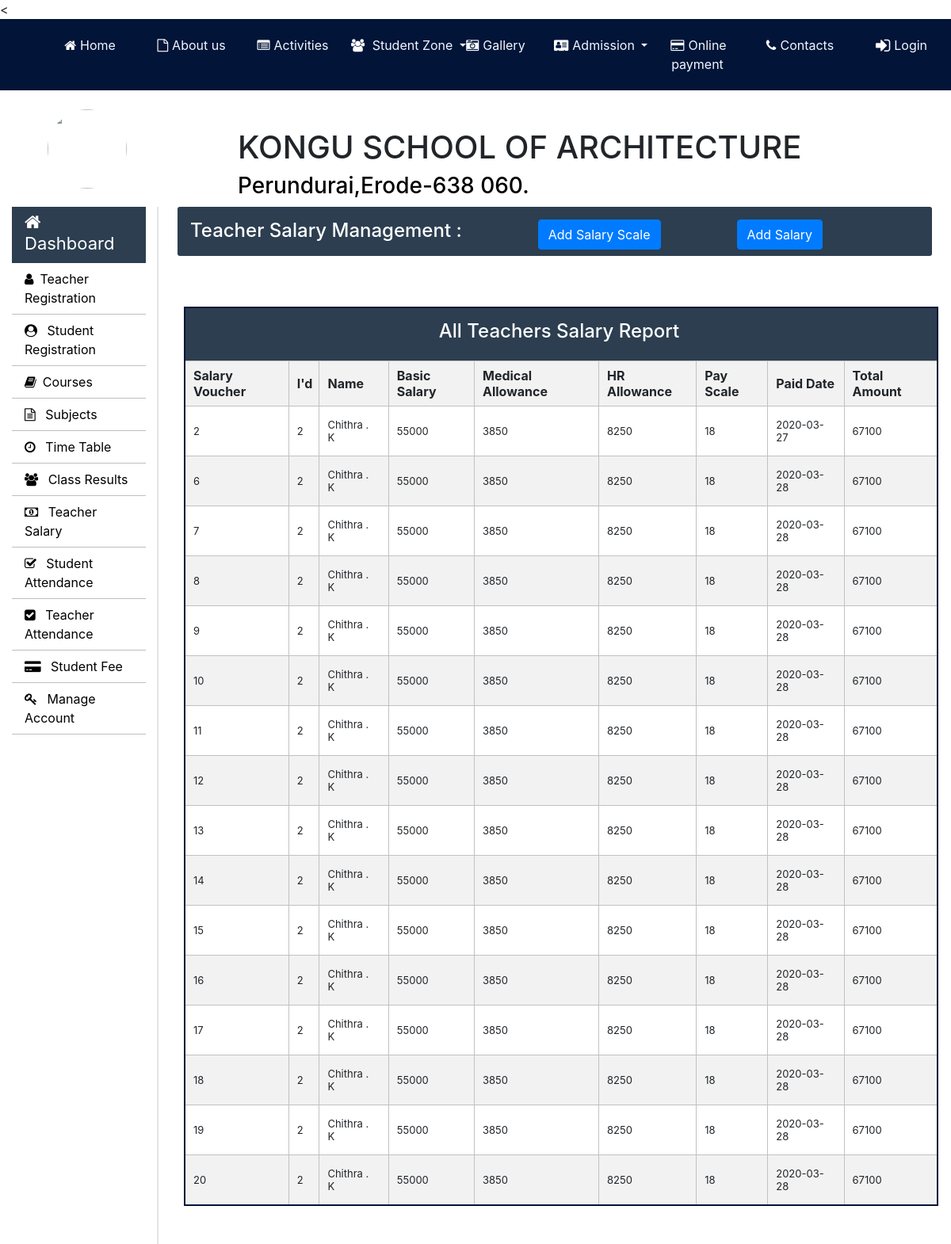
Screenshot of /Admin/teacher-salary.php (signed in) with the database file from the repository.
### tables this page shows
CREATE TABLE `teacher_salary_allowances` (
  `teacher_id` int(11) NOT NULL,
  `basic_salary` int(11) NOT NULL,
  `medical_allowance` int(11) NOT NULL,
  `hr_allowance` int(11) NOT NULL,
  `scale` int(11) NOT NULL
);

CREATE TABLE `teacher_salary_report` (
  `salary_id` int(11) NOT NULL,
  `teacher_id` int(11) NOT NULL,
  `total_amount` int(11) NOT NULL,
  `status` varchar(11) NOT NULL,
  `paid_date` timestamp NOT NULL DEFAULT current_timestamp() ON UPDATE current_timestamp()
);

CREATE TABLE `teacher_info` (
  `teacher_id` int(11) NOT NULL,
  `first_name` varchar(30) NOT NULL,
  `middle_name` varchar(30) NOT NULL,
  `last_name` varchar(30) NOT NULL,
  `father_name` varchar(50) NOT NULL,
  `email` varchar(30) NOT NULL,
  `phone_no` varchar(11) NOT NULL,
  `profile_image` blob NOT NULL,
  `teacher_status` varchar(10) NOT NULL,
  `marital_status` varchar(10) NOT NULL,
  `aadhar` varchar(15) NOT NULL,
  `dob` varchar(15) NOT NULL,
  `other_phone` int(11) NOT NULL,
  `gender` varchar(10) NOT NULL,
  `permanent_address` varchar(100) NOT NULL,
  `current_address` varchar(100) NOT NULL,
  `place_of_birth` varchar(50) NOT NULL,
  `matric_complition_date` varchar(10) NOT NULL,
  `matric_awarded_date` varchar(10) NOT NULL,
  `matric_certificate` varchar(100) NOT NULL,
  `ba_complition_date` varchar(10) NOT NULL,
  `ba_awarded_date` varchar(10) NOT NULL,
  `ba_certificate` varchar(100) NOT NULL,
  `ma_complition_date` varchar(10) NOT NULL,
  `ma_awarded_date` varchar(100) NOT NULL,
  `ma_certificate` varchar(101) NOT NULL,
  `last_qualification` varchar(20) NOT NULL,
  `state` varchar(20) NOT NULL,
  `hire_date` varchar(10) NOT NULL
);

### Admin/teacher-salary.php (the view, shortened to what this page needs)
<?php
		require_once "../connection/connection.php";
	?>
<!doctype html>
<html lang="en">
	<head>
	</head>
	<body>
		<?php include('../common/common-header.php') ?>
		<?php include('../common/admin-sidebar.php') ?>
		<main role="main" class="col-xl-10 col-lg-9 col-md-8 ml-sm-auto px-md-4 w-100">
			<div class="sub-main">
				<div class="text-center d-flex flex-wrap flex-md-nowrap pt-3 pb-2 mb-3 text-white admin-dashboard pl-3">
					<div class="d-flex">
						<h4 class="mr-5">Teacher Salary Management :</h4>
						<button type="button" class="btn btn-primary ml-5 mr-5" data-toggle="modal" data-target=".bd-example-modal-lg">Add Salary Scale</button>
						<button type="button" class="btn btn-primary ml-5" data-toggle="modal" data-target=".add_salary">Add Salary</button>
					</div>
				</div>
				<div class="row">
					<div class="col-md-12 ml-2">
						<section class=" mt-3">
							<div class="row">
								<div class="col-md-8"></div>
								<div class="col-md-3 ml-5 ">
									<div class="col-md-12 pt-3 ml-5">
									</div>
								</div>
							</div>
							<div class="row">
								<div class="col-md-8"></div>
								<div class="col-md-3 ml-5 ">
									<div class="col-md-12 pt-3 ml-5">
									</div>
								</div>
							</div>
							<div class="row">
								<div class="col-md-12">
									<table class="w-100 table-elements table-three-tr" cellpadding="3">
										<tr class="table-tr-head table-three text-white">
											<td colspan="9" class=" text-center text-white"><h4>All Teachers Salary Report</h4></td>
										</tr>
										<tr class="table-tr-head">
											<th>Salary Voucher</th>
											<th>I'd</th>
											<th>Name</th>
											<th>Basic Salary</th>
											<th>Medical Allowance</th>
											<th>HR Allowance</th>
											<th>Pay Scale</th>
											<th>Paid Date</th>
											<th>Total Amount</th>
										</tr>
										<?php
											$query="select tsr.teacher_id,ti.first_name,middle_name,last_name,salary_id,basic_salary,medical_allowance,hr_allowance,scale,Date(paid_date) as paid_date,total_amount from teacher_salary_allowances tsa inner join teacher_salary_report tsr on tsa.teacher_id=tsr.teacher_id inner join teacher_info ti on ti.teacher_id=tsr.teacher_id";
											$run=mysqli_query($con,$query);
											while ($row=mysqli_fetch_array($run)) { ?>
												<tr>
													<td><?php echo $row['salary_id'] ?></td>
													<td><?php echo $row['teacher_id'] ?></td>
													<td><?php echo $row["first_name"]." ".$row["middle_name"]." ".$row["last_name"] ?></td>
													<td><?php echo $row['basic_salary'] ?></td>
													<td><?php echo ($row['basic_salary']*$row['medical_allowance']/100) ?></td>
													<td><?php echo ($row['basic_salary']*$row['hr_allowance']/100) ?></td>
													<td><?php echo $row['scale'] ?></td>
													<td><?php echo $row['paid_date'] ?></td>
													<td><?php echo $row['total_amount'] ?></td>
												</tr>
											<?php
											}
										?>
									</table>
								</div>
							</div>
						</section>
					</div>
				</div>
			</div>
		</main>
	</body>
</html>

### css/style.css (style rules this page uses)
table { border-collapse:collapse; border-spacing: 0; width: 100%; border: 2px solid rgb(2, 20, 56); }
th, td { text-align: left; padding: 8px; }
tr:nth-child(even) { background-color: #f2f2f2 }
.committie th, td { border: 1px solid rgb(2, 20, 56); border-style:dotted; text-align: left; padding: 15px; height: 50px; }
*,*:after,*:before { -webkit-box-sizing: border-box; -moz-box-sizing: border-box; -ms-box-sizing: border-box; box-sizing: border-box; }
section { float: left; width: 100%; padding-bottom:3em; }
body { margin: 1em; }
h4 { font-size: 22px; }
.admin-dashboard { margin-top: 1px !important; background: #2c3e50 !important; border-radius: 3px; }
.table-elements tr, td, th { font-size: 13px; border: 1px solid rgb(194, 193, 193); padding-left: 10px !important; }
.table-three { background: #2c3e50 !important; }
.table-tr-head { height: 45px !important; padding: 10px !important; margin-top: 5px !important; }
.table-font-for-transcript td, th { font-size: 16px !important; }

### rows the page displays
teacher_salary_allowances: teacher_salary_report.salary_id "2", teacher_salary_report.teacher_id "2", teacher_info.first_name "Chithra", teacher_info.middle_name ".", teacher_info.last_name "K", basic_salary "55000", $row['basic_salary']*$row['medical_allowance']/100 "3850", $row['basic_salary']*$row['hr_allowance']/100 "8250", scale "18", paid_date "2020-03-27", teacher_salary_report.total_amount "67100", teacher_salary_report.salary_id "6", paid_date "2020-03-28", teacher_salary_report.salary_id "7", teacher_salary_report.salary_id "8", teacher_salary_report.salary_id "9", teacher_salary_report.salary_id "10", teacher_salary_report.salary_id "11", teacher_salary_report.salary_id "12", teacher_salary_report.salary_id "13", teacher_salary_report.salary_id "14", teacher_salary_report.salary_id "15", teacher_salary_report.salary_id "16", teacher_salary_report.salary_id "17", teacher_salary_report.salary_id "18", teacher_salary_report.salary_id "19", teacher_salary_report.salary_id "20"
